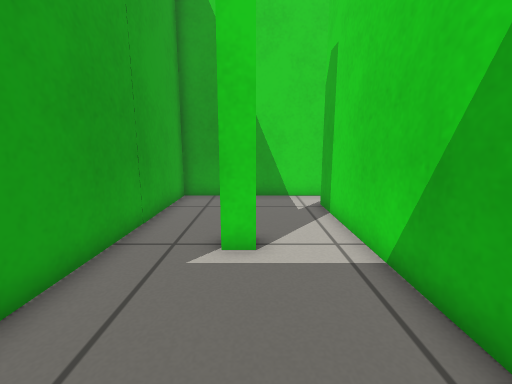
View 1 (above)

13 first-person views from a walk through a Gazebo world. The camera is 0.59 m above the floor, tilts 10° down and sees 90° across. The floor is counted in squares, 0.25 m on a side. Each view is taken from the middle of a square. On the plan, view 1 faces up. The plan holds only what a view shows up to about 17 squares ahead; the rest is blank.

View 2
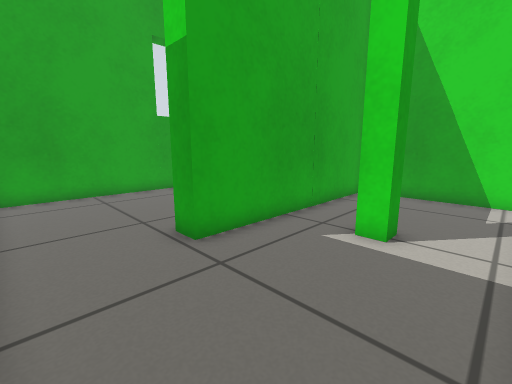

View 3
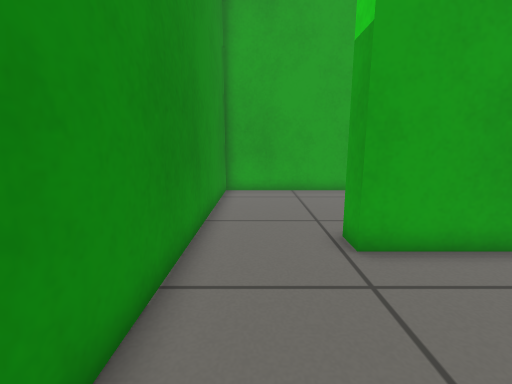

View 4
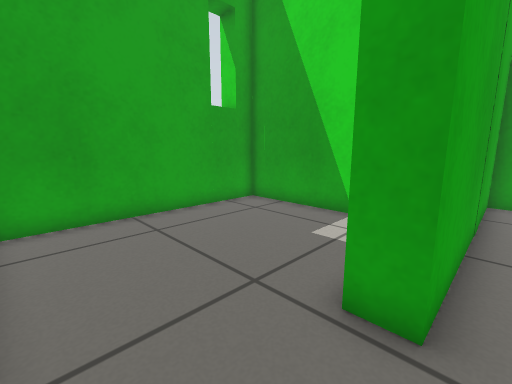

View 5
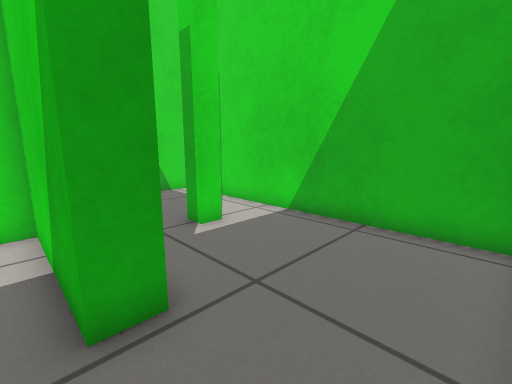

View 6
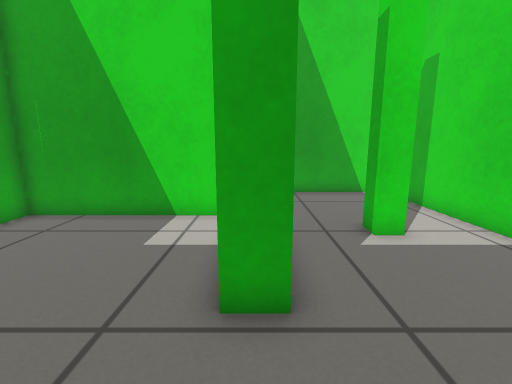

View 7
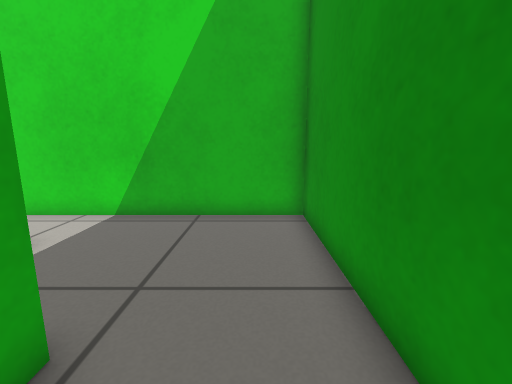

View 8
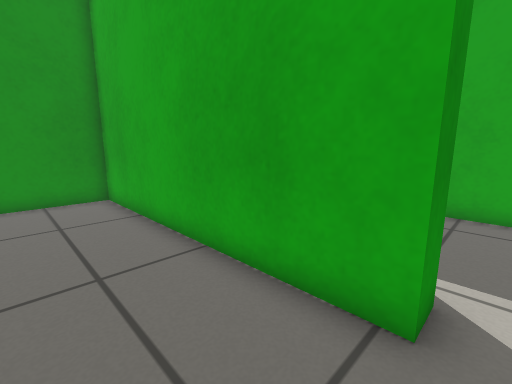

View 9
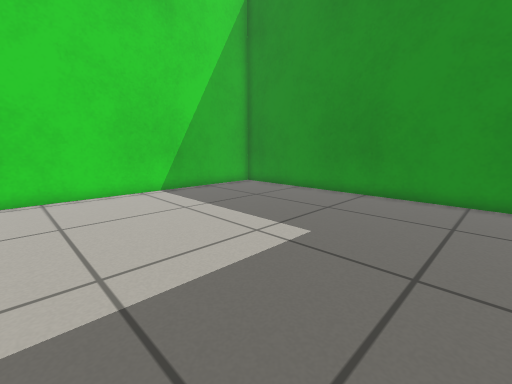

View 10
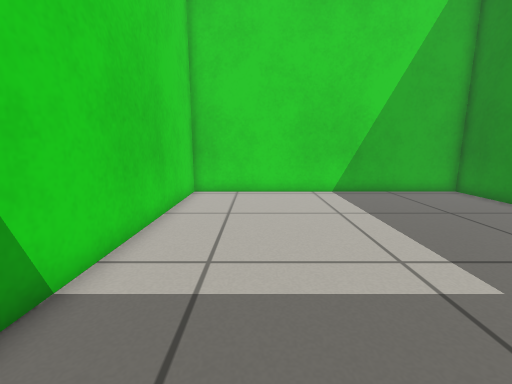

View 11
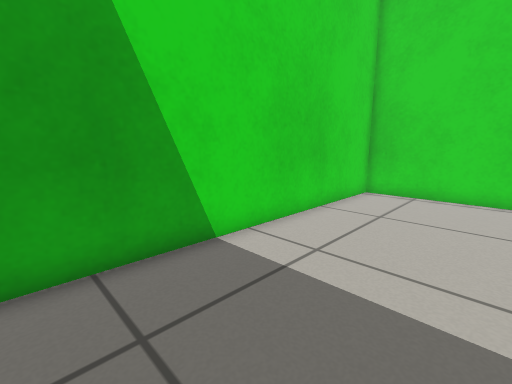

View 12
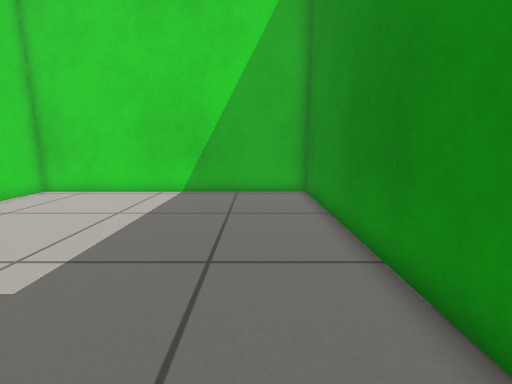

View 13
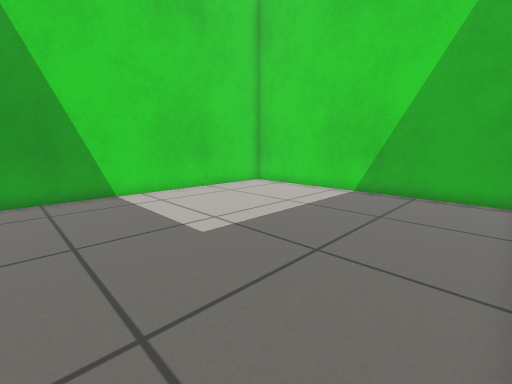

### Floor plan
Ten units are one square. View 1 is at (0, 0); x grows to the right and y downward. Boxes are objects, and circles mark ways between rooms. Rooms are numbered by the first view taken in them; rooms with no view inside come last. Other rooms are left out.
<svg viewBox="-140 -128 330 149">
<path fill="none" stroke="#000" d="M-55 16 27 16 27 -104M32 -123 -35 -123 -35 -23 -45 -23M-119 -54 -119 16 -55 16M-45 -23 -45 -77 -115 -77M27 -104 37 -104 37 16 185 16 185 -123 48 -123"/>
<rect x="-15" y="-65" width="20" height="10" fill="#bbb"><title>green post</title></rect>
<rect x="-135" y="-75" width="20" height="20" fill="#bbb"><title>green post</title></rect>
<circle cx="-45" cy="-5" r="3" fill="#2a7"/>
<circle cx="35" cy="-110" r="3" fill="#2a7"/>
<text x="-10" y="-50">1</text>
<text x="-90" y="-30">2</text>
<text x="110" y="-50">3</text>
</svg>
Room 1 opens to room 2. Room 1 opens to room 3.

Where each view was taken, in squares from view 1:
view 1: 0 up, 0 right, facing up
view 2: 1 down, 2 right, facing up-left
view 3: 0 up, 2 right, facing left
view 4: 1 down, 3 left, facing up-left
view 5: 1 down, 5 left, facing up-right
view 6: 1 down, 4 left, facing up
view 7: 0 up, 6 left, facing right
view 8: 11 up, 7 right, facing down-left
view 9: 11 up, 5 right, facing down-right
view 10: 9 up, 5 right, facing right
view 11: 7 up, 5 right, facing up-right
view 12: 1 up, 5 right, facing right
view 13: 1 down, 5 right, facing up-right
